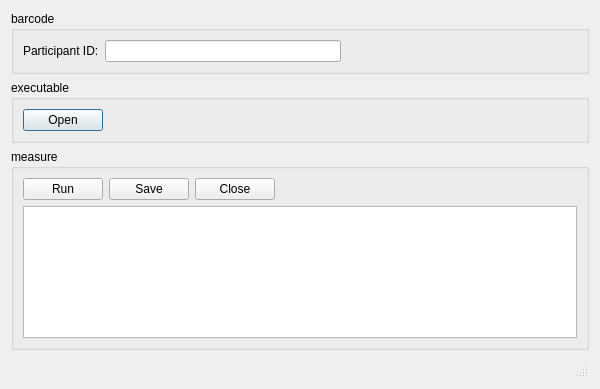
<?xml version="1.0" encoding="UTF-8"?>
<ui version="4.0">
 <class>FraxDialog</class>
 <widget class="QDialog" name="FraxDialog">
  <property name="geometry">
   <rect>
    <x>0</x>
    <y>0</y>
    <width>600</width>
    <height>389</height>
   </rect>
  </property>
  <property name="sizePolicy">
   <sizepolicy hsizetype="Preferred" vsizetype="Maximum">
    <horstretch>0</horstretch>
    <verstretch>0</verstretch>
   </sizepolicy>
  </property>
  <property name="windowTitle">
   <string>Frax</string>
  </property>
  <layout class="QVBoxLayout" name="verticalLayout_2">
   <item>
    <widget class="QGroupBox" name="idGroupBox">
     <property name="sizePolicy">
      <sizepolicy hsizetype="Preferred" vsizetype="Maximum">
       <horstretch>0</horstretch>
       <verstretch>0</verstretch>
      </sizepolicy>
     </property>
     <property name="title">
      <string>barcode</string>
     </property>
     <layout class="QHBoxLayout" name="horizontalLayout">
      <item>
       <widget class="QLabel" name="iDlabel">
        <property name="text">
         <string>Participant ID:</string>
        </property>
        <property name="buddy">
         <cstring>barcodeLineEdit</cstring>
        </property>
       </widget>
      </item>
      <item>
       <widget class="QLineEdit" name="barcodeLineEdit">
        <property name="inputMask">
         <string/>
        </property>
        <property name="text">
         <string/>
        </property>
        <property name="maxLength">
         <number>32767</number>
        </property>
        <property name="cursorPosition">
         <number>0</number>
        </property>
        <property name="clearButtonEnabled">
         <bool>true</bool>
        </property>
       </widget>
      </item>
      <item>
       <spacer name="horizontalSpacer">
        <property name="orientation">
         <enum>Qt::Horizontal</enum>
        </property>
        <property name="sizeHint" stdset="0">
         <size>
          <width>80</width>
          <height>20</height>
         </size>
        </property>
       </spacer>
      </item>
     </layout>
    </widget>
   </item>
   <item>
    <widget class="QGroupBox" name="pathGroupBox">
     <property name="sizePolicy">
      <sizepolicy hsizetype="Preferred" vsizetype="Maximum">
       <horstretch>0</horstretch>
       <verstretch>0</verstretch>
      </sizepolicy>
     </property>
     <property name="title">
      <string>executable</string>
     </property>
     <layout class="QHBoxLayout" name="horizontalLayout_2">
      <item>
       <widget class="QPushButton" name="openButton">
        <property name="text">
         <string>Open</string>
        </property>
       </widget>
      </item>
      <item>
       <spacer name="horizontalSpacer_2">
        <property name="orientation">
         <enum>Qt::Horizontal</enum>
        </property>
        <property name="sizeHint" stdset="0">
         <size>
          <width>469</width>
          <height>20</height>
         </size>
        </property>
       </spacer>
      </item>
     </layout>
    </widget>
   </item>
   <item>
    <widget class="QGroupBox" name="measureGroupBox">
     <property name="title">
      <string>measure</string>
     </property>
     <layout class="QVBoxLayout" name="verticalLayout">
      <item>
       <layout class="QHBoxLayout" name="horizontalLayout_3">
        <item>
         <widget class="QPushButton" name="measureButton">
          <property name="text">
           <string>Run</string>
          </property>
         </widget>
        </item>
        <item>
         <widget class="QPushButton" name="saveButton">
          <property name="text">
           <string>Save</string>
          </property>
         </widget>
        </item>
        <item>
         <widget class="QPushButton" name="closeButton">
          <property name="text">
           <string>Close</string>
          </property>
         </widget>
        </item>
        <item>
         <spacer name="horizontalSpacer_3">
          <property name="orientation">
           <enum>Qt::Horizontal</enum>
          </property>
          <property name="sizeHint" stdset="0">
           <size>
            <width>40</width>
            <height>20</height>
           </size>
          </property>
         </spacer>
        </item>
       </layout>
      </item>
      <item>
       <widget class="QTableView" name="testdataTableView"/>
      </item>
     </layout>
    </widget>
   </item>
   <item>
    <widget class="QStatusBar" name="statusBar"/>
   </item>
  </layout>
 </widget>
 <resources/>
 <connections/>
</ui>
